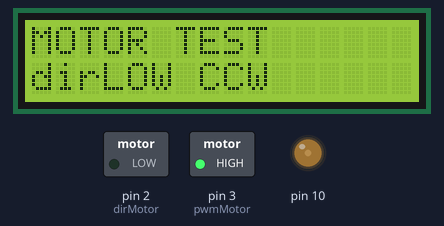
A sketch run on a simulated Arduino Uno, built with avr-gcc and run on an emulated ATmega328P. Parts: 16×2 character LCD, switched loads named in the sketch (green lamp = pin HIGH), output pins drawn as LEDs (lit = HIGH). Dashed ring = blinking.

Above: at 0.1 s.
At 1.1 s:
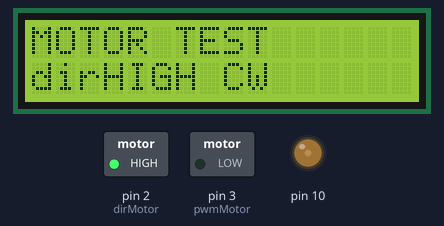
Timing chart, 0 to 130.0 s (numbered marks = the images above):
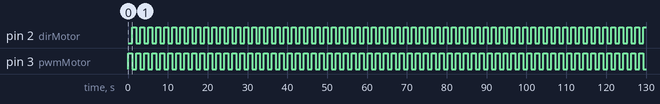

The sketch:

Main.ino
```cpp
#include <LiquidCrystal.h>

// Pin definitions
LiquidCrystal lcd(8, 9, 4, 5, 6, 7);
#define dirMotor 2
#define pwmMotor 3

// Button definitions
#define btnRIGHT 0
#define btnUP 1
#define btnDOWN 2
#define btnLEFT 3
#define btnSELECT 4
#define btnNONE 5

// Variables
int lcd_key = 0;
int adc_key_in = 0;

// Function to read LCD buttons
int read_LCD_buttons() {
    adc_key_in = analogRead(0);
    if (adc_key_in > 1022) return btnNONE;
    if (adc_key_in < 50) return btnRIGHT;
    if (adc_key_in < 250) return btnUP;
    if (adc_key_in < 450) return btnDOWN;
    if (adc_key_in < 750) return btnLEFT;
    if (adc_key_in < 1019) return btnSELECT;
    return btnNONE;
}

void setup() {
    // Initialize LCD
    lcd.begin(16, 2);
    lcd.setCursor(0, 0);
    lcd.print("MOTOR TEST");

    // Initialize pins
    pinMode(10, OUTPUT);
    analogWrite(10, 50);
    pinMode(dirMotor, OUTPUT);
    pinMode(pwmMotor, OUTPUT);
}

void loop() {
    // CCW Rotation
    lcd.setCursor(0, 1);
    lcd.print("dirLOW CCW   ");
    digitalWrite(dirMotor, LOW);
    digitalWrite(pwmMotor, HIGH);
    delay(1000);

    // CW Rotation
    lcd.setCursor(0, 1);
    lcd.print("dirHIGH CW   ");
    digitalWrite(dirMotor, HIGH);
    digitalWrite(pwmMotor, LOW);
    delay(1000);
}
```

Measured:
- by itself, pin 2 (dirMotor), pin 3 (pwmMotor): alternates HIGH for 1.0 s and LOW for 1.0 s
